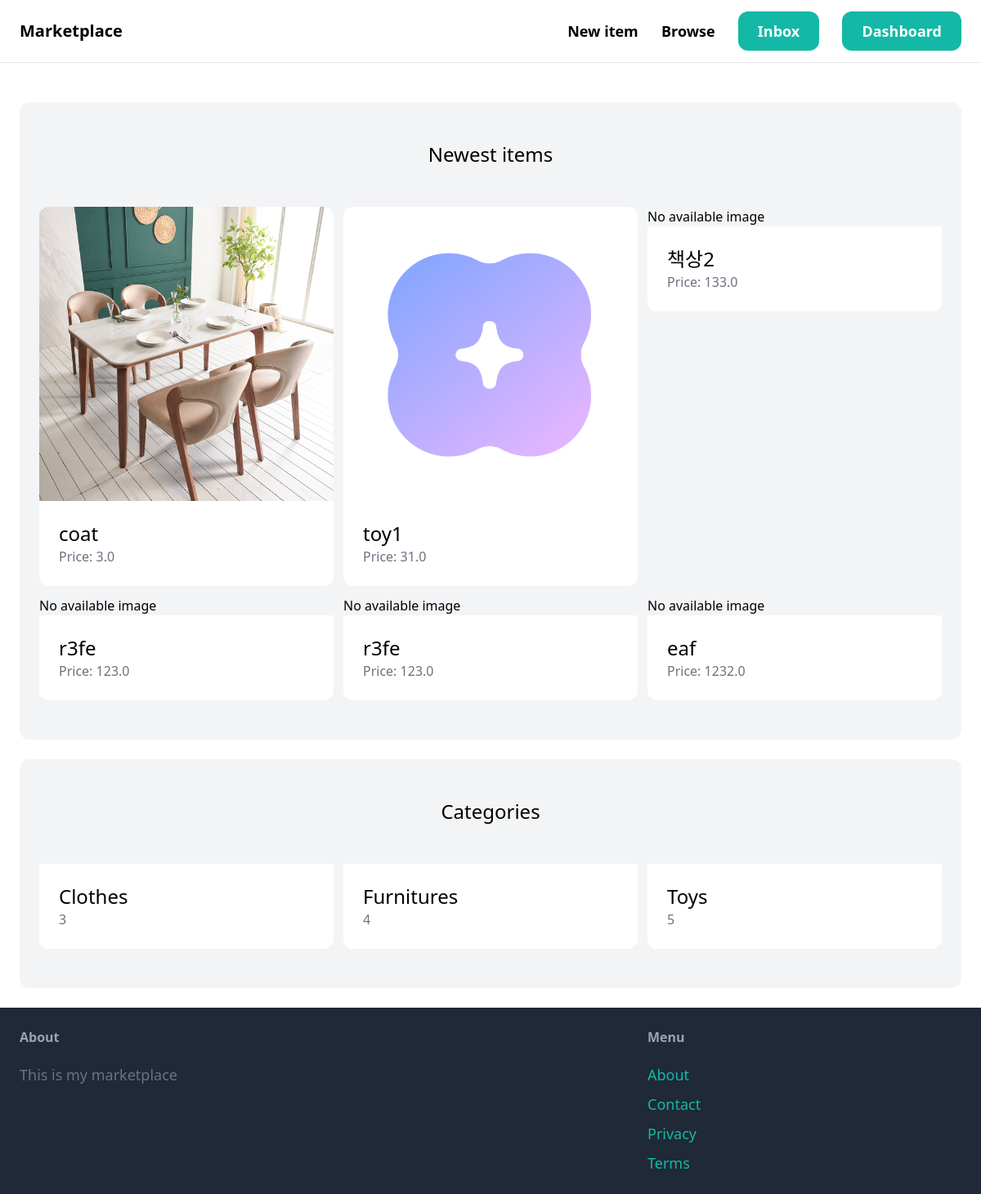
The app's page / (signed in) with its own data.
### item/models.py (models this page shows, shortened)
class Item(models.Model):
    category = models.ForeignKey(Category, related_name='items', on_delete=models.CASCADE)
    name = models.CharField(max_length=255)
    description = models.TextField(blank=True, null=True)
    price =models.FloatField()
    image = models.ImageField(upload_to='item_images', blank=True, null=True)
    is_sold = models.BooleanField(default=False)
    created_by = models.ForeignKey(User, related_name='items', on_delete=models.CASCADE)
    created_at = models.DateTimeField(auto_now_add=True)

class Category(models.Model):
    name = models.CharField(max_length=255)
    class Meta:
        ordering = ('name',)
        verbose_name_plural = 'Categories'

### core/views.py (the view)
# urls.py: path('', views.index, name='index'),
def index(request):
    items = Item.objects.filter(is_sold=False)[0:6]
    categories = Category.objects.all()
    return render(request,'core/index.html', {
        'categories': categories,
        'items': items,
    })

### core/templates/core/index.html (shortened to what this page needs)
{% extends 'core/base.html' %}
{% block content%}
    <div class="mt-6 px-6 py-12 bg-gray-100 rounded-xl">
        <h2 class="mb-12 text-2xl text-center">Newest items</h2>
        <div class="grid grid-cols-3 gap-3">
            {% for item in items %}
                <div>
                    <a href="{% url 'item:detail' item.id %}">
                        <div>
                            {% if item.image %}
                            <img src="{{ item.image.url }}" class="rounded-t-xl">
                            {% else %}
                            <p>No available image</p>
                            {% endif %}
                        </div>
                            <div class="p-6 bg-white rounded-b-xl">
                                <h2 class="text-2xl">{{ item.name }}</h2>
                                <p class="text-gray-500">Price: {{ item.price}}</p>
                            </div>
                        </a>
                </div>
            {% endfor %}
        </div>
    </div>
    <div class="mt-6 px-6 py-12 bg-gray-100 rounded-xl">
        <h2 class="mb-12 text-2xl text-center">Categories</h2>
        <div class="grid grid-cols-3 gap-3">
            {% for category in categories %}
            <div>
                <a href="#">
                    <div class="p-6 bg-white rounded-b-xl">
                        <h2 class="text-2xl">{{ category.name }}</h2>
                        <p class="text-gray-500">{{category.items.count}}</p>
                    </div>
                </a>
            </div>
            {% endfor %}
        </div>
    </div>
{% endblock %}

### records on screen
Item: image (picture), name "coat", price "3.0"
Item: image (picture), name "toy1", price "31.0"
Item: image "No available image", name "책상2", price "133.0"
Item: image "No available image", name "r3fe", price "123.0"
Item: image "No available image", name "r3fe", price "123.0"
Item: image "No available image", name "eaf", price "1232.0"
Category: name "Clothes", items.count "3"
Category: name "Furnitures", items.count "4"
Category: name "Toys", items.count "5"
